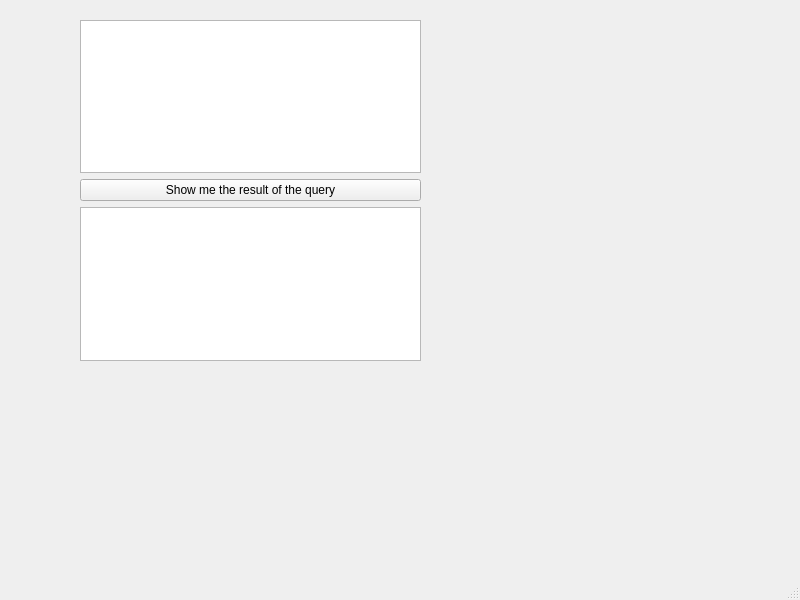
<?xml version="1.0" encoding="UTF-8"?>
<ui version="4.0">
 <class>MainWindow</class>
 <widget class="QMainWindow" name="MainWindow">
  <property name="geometry">
   <rect>
    <x>0</x>
    <y>0</y>
    <width>800</width>
    <height>600</height>
   </rect>
  </property>
  <property name="windowTitle">
   <string>MainWindow</string>
  </property>
  <widget class="QWidget" name="centralwidget">
   <widget class="QWidget" name="verticalLayoutWidget">
    <property name="geometry">
     <rect>
      <x>80</x>
      <y>20</y>
      <width>341</width>
      <height>341</height>
     </rect>
    </property>
    <layout class="QVBoxLayout" name="verticalLayout">
     <item>
      <widget class="QPlainTextEdit" name="GetQuery"/>
     </item>
     <item>
      <widget class="QPushButton" name="EnsureButton">
       <property name="text">
        <string>Show me the result of the query</string>
       </property>
      </widget>
     </item>
     <item>
      <widget class="QPlainTextEdit" name="plainTextEdit"/>
     </item>
    </layout>
   </widget>
  </widget>
  <widget class="QMenuBar" name="menubar">
   <property name="geometry">
    <rect>
     <x>0</x>
     <y>0</y>
     <width>800</width>
     <height>21</height>
    </rect>
   </property>
  </widget>
  <widget class="QStatusBar" name="statusbar"/>
 </widget>
 <resources/>
 <connections/>
</ui>
